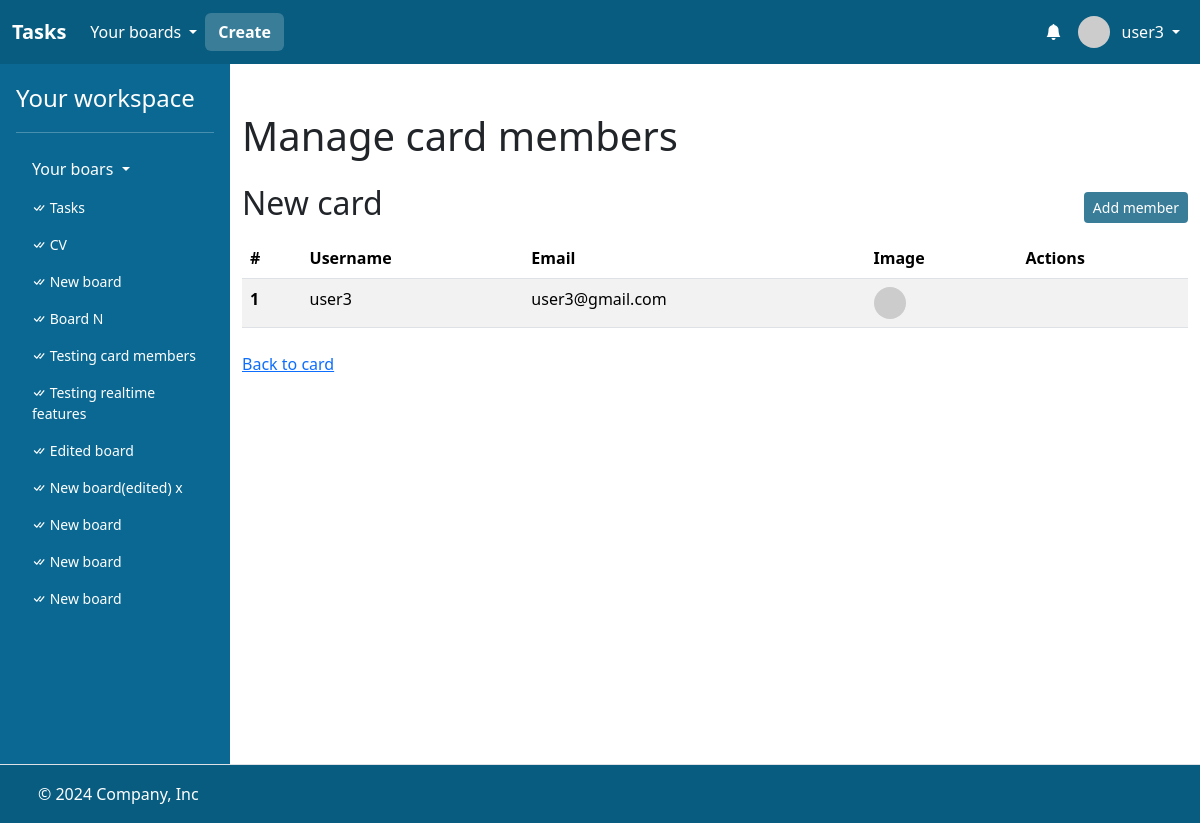
Page /cards/209/members (signed in) on the committed database.
### task/models.py (models this page shows)
class User(AbstractUser):
    bio = models.CharField(max_length=256)

class Board(models.Model):
    name = models.CharField(max_length=256)
    description = models.CharField(max_length=256)
    members = models.ManyToManyField(User, related_name="boards")
    created_at = models.DateTimeField(auto_now_add=True)

class Card(models.Model):
    list = models.ForeignKey("List", on_delete=models.CASCADE, related_name="cards")
    title = models.CharField(max_length=256)
    description = models.CharField(max_length=256)
    due_date = models.DateTimeField(null=True, blank=True)
    position = models.DecimalField(max_digits=10, decimal_places=2)
    members = models.ManyToManyField(User, related_name="cards")
    created_at = models.DateTimeField(auto_now_add=True)

### task/views/card_views.py (the view)
# urls.py: path("cards/<int:card_id>/members", views.card_members_view, name="card_members"),
@login_required
def card_members_view(request, card_id):
    card = Card.objects.filter(id=card_id).first()
    if card is None:
        return apology(request, "Card does not exist!", 400)
    if not request.user in card.members.all():
        return apology(request, "Forbidden.", 403)
    members = card.members.all()
    for index, member in enumerate(members, start=1):
        member.index = index
    return render(
        request,
        "task/card_members.html",
        {
            "card": card,
            "boards": request.user.boards.all(),
            "members": members,
        },
    )

### task/templates/task/card_members.html (shortened to what this page needs)
{% extends "task/layout.html" %}
{% block main %}
<div class="container">
    <h1 class="mt-5">Manage card members</h1>
    <div class="d-flex mt-4 mb-2" style="justify-content: space-between; align-items: center;">
        <h2>{{ card.title }}</h2>
        <a class="btn btn-sm btn-task" href="{% url 'edit_card_view' card.id %}">Add member</a>
    </div>
    <table class="table table-striped">
        <thead>
          <tr>
            <th scope="col">#</th>
            <th scope="col">Username</th>
            <th scope="col">Email</th>
            <th scope="col">Image</th>
            <th scope="col">Actions</th>
          </tr>
        </thead>
        <tbody>
            {% for member in members %}
                <tr>
                    <th scope="row">{{ member.index }}</th>
                    <td>{{ member.username }}</td>
                    <td>{{ member.email }}</td>
                    <td><img src="https://i.pravatar.cc/48?u={{ member.id }}" alt="" width="32" height="32" class="rounded-circle me-2"></td>
                    <td>
                    </td>
                </tr>
            {% endfor %}
        </tbody>
      </table>
      <div class="mt-4">
        <a class="link-primary" href="{% url 'card' card.id %}">Back to card</a>
    </div>
</div>
{% endblock %}

### task/templates/task/layout.html (shortened to what this page needs)
<!DOCTYPE html>
{% load static %}
{% load humanize %}
<html lang="en">
    <head>
        <link href="https://cdn.jsdelivr.net/npm/bootstrap@5.3.3/dist/css/bootstrap.min.css" rel="stylesheet">
        <link rel="stylesheet" href="https://cdn.jsdelivr.net/npm/bootstrap-icons@1.3.0/font/bootstrap-icons.css">
        <link href="{% static 'styles.css' %}" rel="stylesheet">
    </head>
    <body style="height: 100vh;">
        <div style="display: flex; flex-direction: column; height: 100%;">
            <header>
                <nav class="navbar navbar-expand-lg"  data-bs-theme="dark" style="background: #085c80;">
                    <div class="container-fluid">
                      <a class="navbar-brand fw-bold" href="{% url 'index' %}">Tasks</a>
                      <div class="collapse navbar-collapse" id="navbarHeader">
                        <ul class="navbar-nav me-auto mb-2 mb-lg-0" style="display: flex; align-items: center;">
                            {% if user.is_authenticated %}
                                <li class="nav-item dropdown">
                                    <a class="nav-link dropdown-toggle text-white" href="#" role="button" data-bs-toggle="dropdown" aria-expanded="false" style="display: flex; align-items: center; gap: 4px;">
                                        <span>Your boards</span>
                                    </a>
                                </li>
                                <li class="nav-item">
                                    <a class="btn fw-bold text-white" style="background: #397D99; color: white;" href="{% url 'create_board' %}">Create</a>
                                </li>
                          {% endif %}
                        </ul>
                        {% if user.is_authenticated %}
                        <ul class="navbar-nav ms-auto mb-2 mb-lg-0" style="display: flex; align-items: center;">
                            <li class="nav-item dropdown">
                                <a class="nav-link text-white d-relative" href="#" role="button" style="display: flex; align-items: center; gap: 4px;" id="dropdownMenuClickableInside" data-bs-toggle="dropdown" data-bs-auto-close="outside" aria-expanded="false">
                                    <i class="bi bi-bell-fill"></i>
                                </a>
                            </li>
                            <li class="nav-item dropdown">
                                <a class="nav-link dropdown-toggle text-white" href="#" role="button" data-bs-toggle="dropdown" aria-expanded="false" style="display: flex; align-items: center; gap: 4px;">
                                    <img src="https://i.pravatar.cc/48?u={{ user.id }}" alt="" width="32" height="32" class="rounded-circle me-2">
                                    <span>{{ user.username }}</span>
                                </a>
                            </li>
                        </ul>
                        {% endif %}
                      </div>
                    </div>
                  </nav>
            </header>
            <main style="flex: 1;">
                <div class="d-flex flex-nowrap" style="height: 100%;">
                    {% if user.is_authenticated %}
                    <div class="d-none d-lg-flex flex-column flex-shrink-0 p-3 text-white" style="width: 230px; background: #0A6892;">
                        <a href="{% url 'index' %}" class="text-decoration-none d-flex align-items-center mb-3 mb-md-0 me-md-auto text-white">
                          <span class="fs-4">Your workspace</span>
                        </a>
                        <hr>
                        <ul class="nav nav-pills flex-column mb-auto">
                          <li class="mb-1">
                            <button class="nav-link text-white collapsed dropdown-toggle" data-bs-toggle="collapse" data-bs-target="#home-collapse" aria-expanded="true">
                                Your boars
                            </button>
                            <div class="collapse show " id="home-collapse">
                                <ul class="btn-toggle-nav list-unstyled fw-normal pb-1 small" style="max-height: 490px; overflow-y: auto;">
                                    {% for board in boards %}
                                    <li>
                                        <a href="{% url 'board' board.id %}" class="nav-link text-white">
                                            <i class="bi bi-check-all"></i>
                                            {{ board.name }}
                                        </a>
                                    </li>
                                    {% endfor %}
                                </ul>
                            </div>
                          </li>
                        </ul>
                    </div>
                    {% endif %}
                    <div style="flex: 1; background: white; overflow-x: hidden; min-height: 700px;">
                        {% block main %}
                        {% endblock %}
                    </div>
                </div>
            </main>
            <footer class="d-flex flex-wrap justify-content-between align-items-center py-3 border-top" style="background: #085c80; border: none;">
                <div class="col-md-4 d-flex align-items-center">
                  <a href="/" class="mb-3 me-2 mb-md-0 text-body-secondary lh-1">
                    <svg class="bi" width="30" height="24"><use xlink:href="#bootstrap"></use></svg>
                  </a>
                  <span class="mb-3 mb-md-0 text-white">© 2024 Company, Inc</span>
                </div>
                <ul class="nav col-md-4 justify-content-end list-unstyled d-flex">
                  <li class="ms-3"><a class="text-body-secondary" href="#"><svg class="bi" width="24" height="24"><use xlink:href="#twitter"></use></svg></a></li>
                  <li class="ms-3"><a class="text-body-secondary" href="#"><svg class="bi" width="24" height="24"><use xlink:href="#instagram"></use></svg></a></li>
                  <li class="ms-3"><a class="text-body-secondary" href="#"><svg class="bi" width="24" height="24"><use xlink:href="#facebook"></use></svg></a></li>
                </ul>
            </footer>
        </div>
    </body>
</html>

### task/static/styles.css (style rules this page uses)
.btn-task, .btn-task:hover { background: #397d99; color: white; }

### rows in the picture
User: username "user3", index "1", email "user3@gmail.com"
Board: name "Tasks"
Board: name "CV"
Board: name "New board"
Board: name "Board N"
Board: name "Testing card members"
Board: name "Testing realtime features"
Board: name "Edited board"
Board: name "New board(edited) x"
Board: name "New board"
Board: name "New board"
Board: name "New board"
Card: title "New card"
